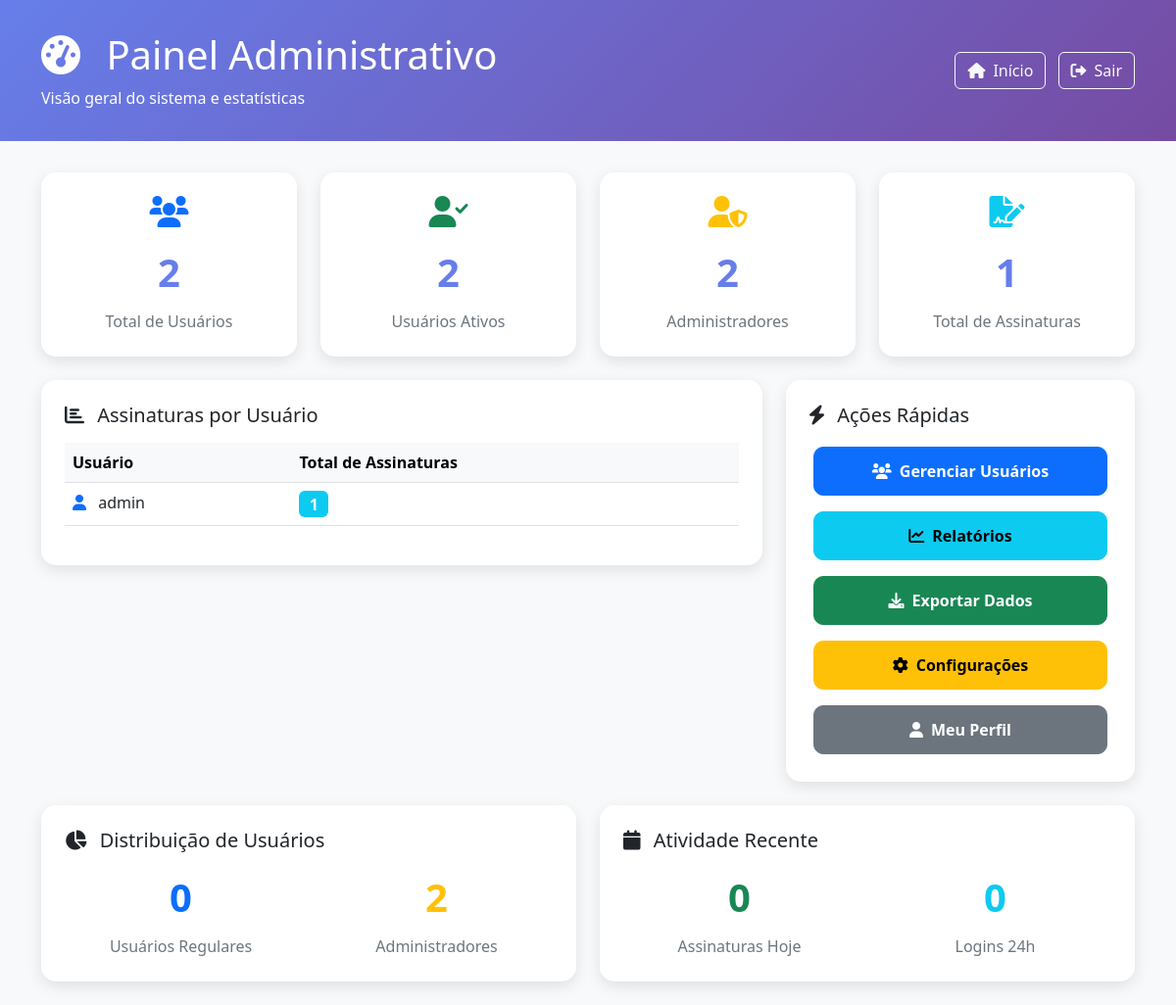
Page /admin (signed in) on the earlier database version.
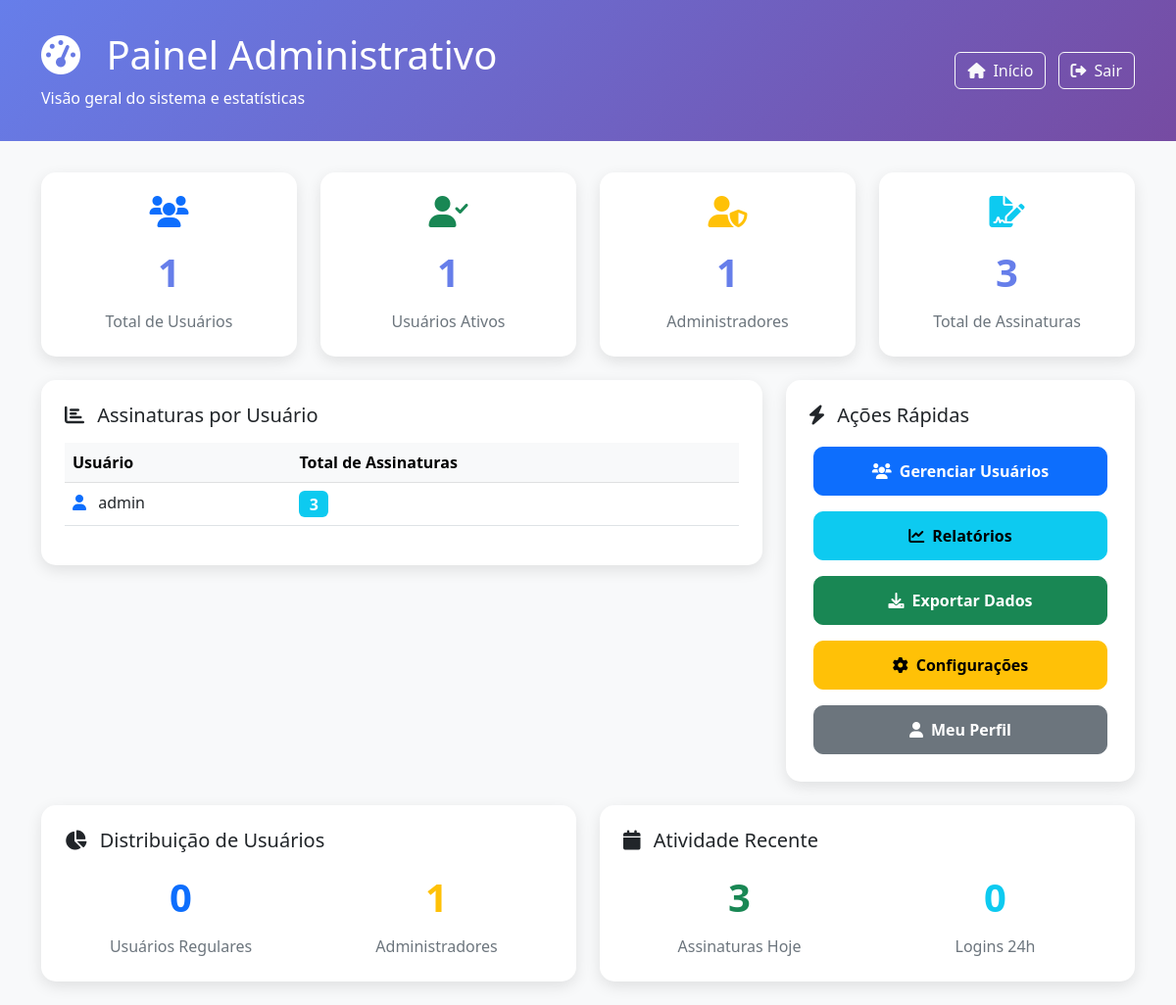
Same page on the later database version.
### models.py (models this page shows, shortened)
class User(UserMixin, db.Model):
    __tablename__ = 'users'
    id = db.Column(db.Integer, primary_key=True)
    username = db.Column(db.String(80), unique=True, nullable=False)
    email = db.Column(db.String(120), unique=True, nullable=False)
    password_hash = db.Column(db.String(255), nullable=False)
    full_name = db.Column(db.String(120), nullable=False)
    role = db.Column(db.String(20), default='user')  # 'user' ou 'admin'
    is_active = db.Column(db.Boolean, default=True)
    created_at = db.Column(db.DateTime, default=datetime.now)
    last_login = db.Column(db.DateTime)
    must_change_password = db.Column(db.Boolean, default=False)
    signatures = db.relationship('Signature', backref='user', lazy=True)
    def is_admin(self):
        return self.role == 'admin'

### app.py (the view)
    @app.route('/admin')
    @admin_required
    def admin_dashboard():
        user_stats = get_user_stats()
        signature_stats = get_signature_stats()
        return render_template('admin/dashboard.html', user_stats=user_stats, signature_stats=signature_stats, store_pdfs=get_store_pdfs_flag())

### auth.py (called while the page is built)
def admin_required(f):
    @wraps(f)
    def decorated_function(*args, **kwargs):
        if not current_user.is_authenticated:
            return redirect(url_for('login'))
        if not current_user.is_admin():
            flash('Acesso negado. Privilégios de administrador necessários.', 'error')
            return redirect(url_for('index'))
        return f(*args, **kwargs)
    return decorated_function

def get_user_stats():
    total_users = User.query.count()
    active_users = User.query.filter_by(is_active=True).count()
    admin_users = User.query.filter_by(role='admin').count()
    regular_users = User.query.filter_by(role='user').count()
    last_24h = datetime.utcnow() - timedelta(hours=24)
    recent_logins = User.query.filter(User.last_login >= last_24h).count()
    return {
        'total_users': total_users,
        'active_users': active_users,
        'admin_users': admin_users,
        'regular_users': regular_users,
        'recent_logins': recent_logins
    }

### templates/admin/dashboard.html (shortened to what the changed rows need)
<!DOCTYPE html>
<html lang="pt-BR">
<head>
    <link href="https://cdn.jsdelivr.net/npm/bootstrap@5.3.0/dist/css/bootstrap.min.css" rel="stylesheet">
    <link href="https://cdnjs.cloudflare.com/ajax/libs/font-awesome/6.0.0/css/all.min.css" rel="stylesheet">
</head>
<body>
    <div class="admin-header">
        <div class="container">
            <div class="row align-items-center">
                <div class="col-md-8">
                    <h1 class="mb-2">
                        <i class="fas fa-tachometer-alt me-3"></i>
                        Painel Administrativo
                    </h1>
                </div>
            </div>
        </div>
    </div>
    <div class="container">
        <div class="row">
            <div class="col-md-3">
                <div class="stats-card">
                    <i class="fas fa-users fa-2x text-primary mb-3"></i>
                    <div class="stats-number">{{ user_stats.total_users }}</div>
                    <div class="stats-label">Total de Usuários</div>
                </div>
            </div>
            <div class="col-md-3">
                <div class="stats-card">
                    <i class="fas fa-user-check fa-2x text-success mb-3"></i>
                    <div class="stats-number">{{ user_stats.active_users }}</div>
                    <div class="stats-label">Usuários Ativos</div>
                </div>
            </div>
            <div class="col-md-3">
                <div class="stats-card">
                    <i class="fas fa-user-shield fa-2x text-warning mb-3"></i>
                    <div class="stats-number">{{ user_stats.admin_users }}</div>
                    <div class="stats-label">Administradores</div>
                </div>
            </div>
            <div class="col-md-3">
                <div class="stats-card">
                    <i class="fas fa-file-signature fa-2x text-info mb-3"></i>
                    <div class="stats-number">{{ signature_stats.total_signatures }}</div>
                    <div class="stats-label">Total de Assinaturas</div>
                </div>
            </div>
        </div>
        <div class="row">
            <div class="col-lg-8">
                <div class="chart-card">
                    <div class="table-responsive">
                        <table class="table table-hover">
                            <thead class="table-light">
                                <tr>
                                    <th>Usuário</th>
                                    <th>Total de Assinaturas</th>
                                </tr>
                            </thead>
                            <tbody>
                                {% for item in signature_stats.signatures_by_user %}
                                <tr>
                                    <td>
                                        <i class="fas fa-user me-2 text-primary"></i>
                                        {{ item.username }}
                                    </td>
                                    <td>
                                        <span class="badge bg-info fs-6">{{ item.count }}</span>
                                    </td>
                                </tr>
                                {% endfor %}
                            </tbody>
                        </table>
                    </div>
                </div>
            </div>
        </div>
        <div class="row">
            <div class="col-md-6">
                <div class="chart-card">
                    <div class="row text-center">
                        <div class="col-6">
                            <div class="stats-number text-warning">{{ user_stats.admin_users }}</div>
                            <div class="stats-label">Administradores</div>
                        </div>
                    </div>
                </div>
            </div>
            <div class="col-md-6">
                <div class="chart-card">
                    <div class="row text-center">
                        <div class="col-6">
                            <div class="stats-number text-success">{{ signature_stats.today_signatures }}</div>
                            <div class="stats-label">Assinaturas Hoje</div>
                        </div>
                    </div>
                </div>
            </div>
        </div>
    </div>
</body>
</html>

Differences in the rows shown:
changed User: count "1" → "3"
Other differences:
{{ user_stats.total_users }}: "2" → "1"
{{ user_stats.active_users }}: "2" → "1"
{{ user_stats.admin_users }}: "2" → "1"
{{ signature_stats.total_signatures }}: "1" → "3"
{{ signature_stats.today_signatures }}: "0" → "3"
